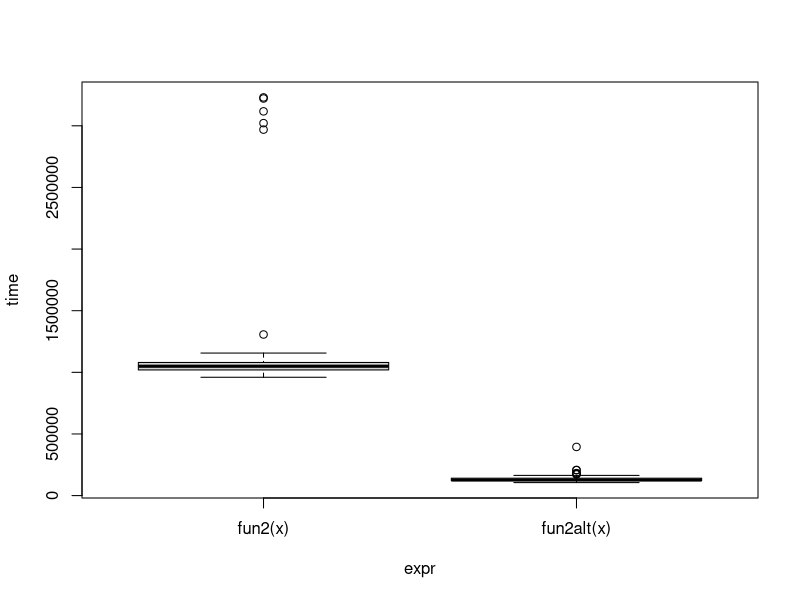
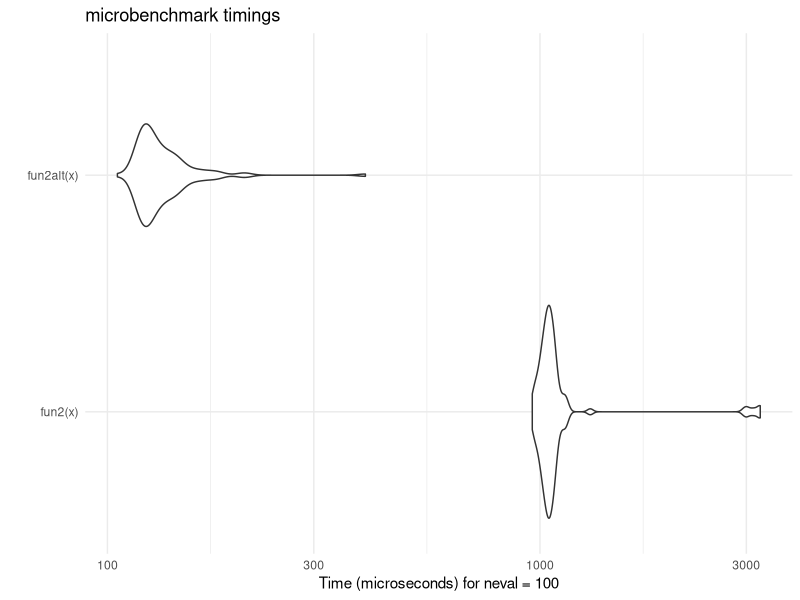

Here is the R script that generated these plots, in order: (Note: this script raises an error after producing the figures.)
## ---- chunk 1
library(microbenchmark)
library(parallel)
## ---- chunk 2
fun1 <- function(n = 100, k = 4, lambda = 4) {
  x <- NULL
  
  for (i in 1:n)
    x <- rbind(x, rpois(k, lambda))
  
  return(x)
}

fun1alt <- function(n = 100, k = 4, lambda = 4) {
  matrix(rpois(n*k, lambda = lambda), ncol = k)
}

# Benchmarking
microbenchmark::microbenchmark(
  fun1(100),
  fun1alt(100), 
  unit = "ns"
)
## ---- chunk 3
# Data Generating Process (10 x 10,000 matrix)
set.seed(1234)
x <- matrix(rnorm(1e4), nrow=10)

# Find each column's max value
fun2 <- function(x) {
  apply(x, 2, max)
}

fun2alt <- function(x) {
  x[cbind(max.col(t(x)), 1:ncol(x))]
}

# Benchmarking
bench <- microbenchmark::microbenchmark(
  fun2(x),
  fun2alt(x), 
  unit = "us"
)

bench
## ---- chunk 4
plot(bench)
ggplot2::autoplot(bench) + ggplot2::theme_minimal()
## ---- chunk 5
my_boot <- function(dat, stat, R, ncpus = 1L) {
  
  # Getting the random indices
  n <- nrow(dat)
  idx <- matrix(sample.int(n, n*R, TRUE), nrow=n, ncol=R)
 
  # Making the cluster using `ncpus`
  # STEP 1
  cl <- makePSOCKcluster(ncpus)
  
  # STEP 2
  # on.exit(stopCluster(cl))
  clusterExport(cl, varlist = c("idx", "dat", "stat"), envir = environment())
  
  # STEP 3: THIS FUNCTION NEEDS TO BE REPLACED WITH parLapply
  ans <- parLapply(cl, seq_len(R), function(i) {
    stat(dat[idx[,i], , drop=FALSE])
  })
  
  # Coercing the list into a matrix
  ans <- do.call(rbind, ans)
  
  # STEP 4: GOES HERE
  stopCluster(cl)
  ans
  
}
## ---- chunk 6
# Bootstrap of a linear regression model
my_stat <- function(d) coef(lm(y ~ x, data = d))

# DATA SIM
set.seed(1)
n <- 500 
R <- 1e4
x <- cbind(rnorm(n)) 
y <- x*5 + rnorm(n)

# Check if we get something similar as lm
ans0 <- confint(lm(y ~ x))
cat("OLS CI \n")
ans0

ans1 <- my_boot(dat = data.frame(x, y), my_stat, R = R, ncpus = 4)
qs <- c(0.025, 0.975)
cat("Bootstrap CI \n")
print(t(apply(ans1, 2, quantile, probs = qs)))

## ---- chunk 7
parallel::detectCores()

# non-parallel
cat("non-parallel\n")
system.time(my_boot(dat = data.frame(x, y), my_stat, R = 4000, ncpus = 1L))

# parallel
cat("parallel\n")
system.time(my_boot(dat = data.frame(x, y), my_stat, R = 4000, ncpus = 4L))
